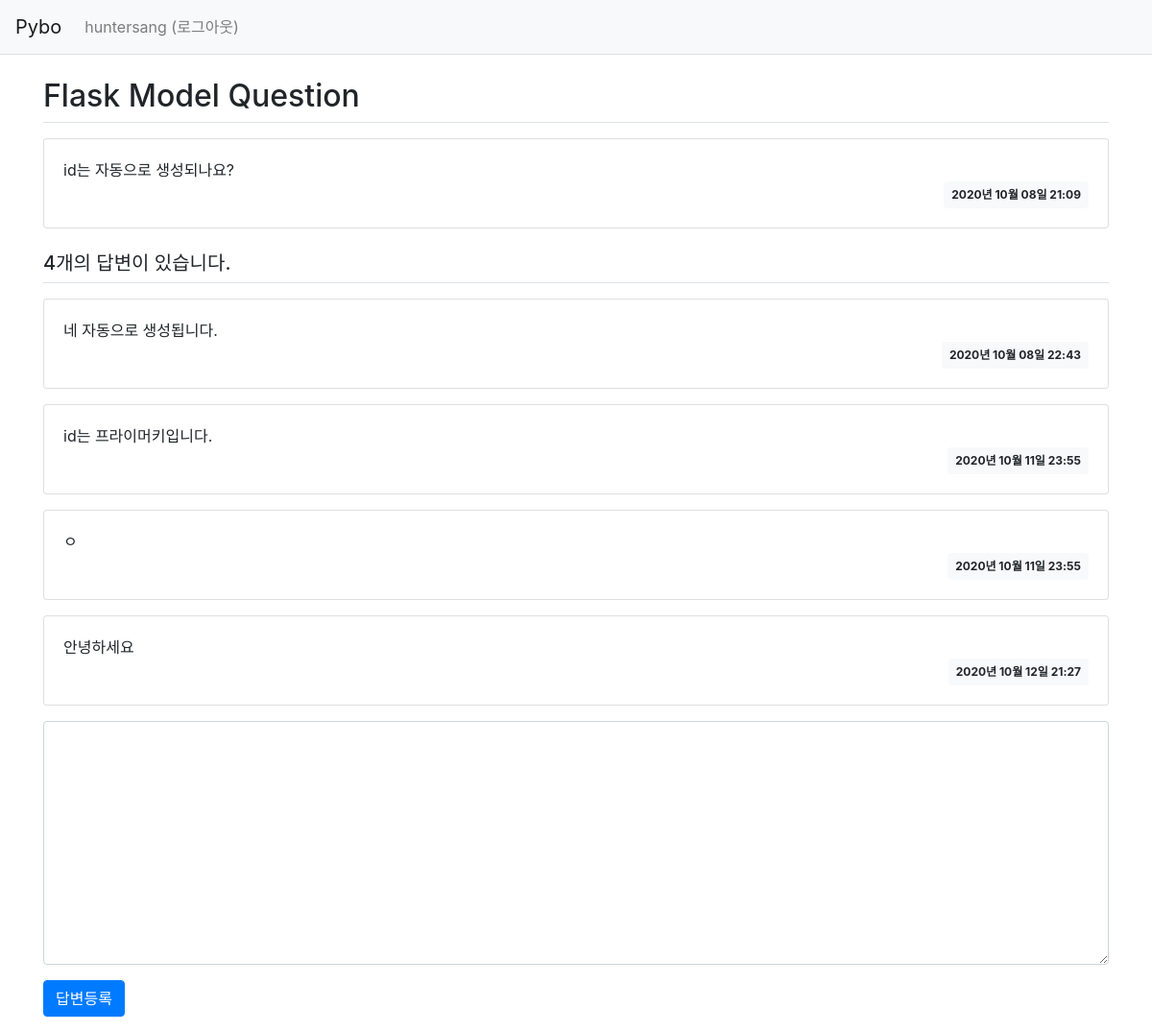
The page /quesiton/detail/2/ (signed in) on the database its author committed.
### pybo/models.py (models this page shows)
class User(db.Model):
    id = db.Column(db.Integer, primary_key=True)
    username= db.Column(db.String(150), unique=True, nullable=False)
    password = db.Column(db.String(200), nullable=False)
    email = db.Column(db.String(120),unique=True, nullable=False)

class Question(db.Model):#nullable 비어있는값 들어올수없음 의미 디폴드값은 true
    id = db.Column(db.Integer, primary_key=True)#primary_key 중복 안됌,integer id숫자값
    subject = db.Column(db.String(200), nullable=False)#string제목처럼 제한된 글자수
    content = db.Column(db.Text(), nullable=False)#text글자수 제한 없음
    create_date = db.Column(db.DateTime(), nullable=False)#날짜와 시간
    user_id = db.Column(db.Integer, db.ForeignKey('user.id', ondelete='CASCADE'), nullable=False)
    user = db.relationship('User', backref=db.backref('question_set'))

class Answer(db.Model):
    id = db.Column(db.Integer, primary_key=True)
    question_id = db.Column(db.Integer, db.ForeignKey('question.id', ondelete='CASCADE'))
    question = db.relationship('Question',backref=db.backref('answer_set'))
    content = db.Column(db.Text(), nullable=False)
    create_date = db.Column(db.DateTime(), nullable=False)
    user_id = db.Column(db.Integer, db.ForeignKey('user.id', ondelete='CASCADE'), nullable=False)
    user = db.relationship('User', backref=db.backref('answer_set'))

### pybo/views/question_views.py (the view)
@bp.route('/detail/<int:question_id>/')
def detail(question_id):
    form = AnswerForm()
    question = Question.query.get_or_404(question_id)#해당 데이터 찾지못하면 404페이지 출력
    return render_template('question/question_detail.html', question=question, form=form)

### pybo/forms.py
class AnswerForm(FlaskForm):
    content = TextAreaField('내용', validators=[DataRequired('내용은 필수입력 항목입니다.')])

### pybo/filter.py (called while the page is built)
def format_datetime(value, fmt='%Y년 %m월 %d일 %H:%M'):
    return value.strftime(fmt)

### pybo/views/auth_views.py (called while the page is built)
@bp.before_app_request #이 어노테이션이 적용된 함수는 라우트함수 실행전 항상 먼저 실행
def load_logged_in_user():
    user_id = session.get('user_id')
    if user_id is None:
        g.user = None
    else:
        g.user = User.query.get(user_id)

### pybo/templates/question/question_detail.html (shortened to what this page needs)
{% extends 'base.html' %}
{% block content %}
<div class="container my-3">
    <h2 class="border-bottom py-2">{{ question.subject}} </h2>
    <div class="card my-3">
        <div class="card-body">
            <div class="card-text" style="white-space: pre-line;">{{ question.content }}</div>
            <div class="d-flex justify-content-end">
                <div class="badge badge-light p-2">
                    {{ question.create_date|datetime }}
                </div>
            </div>
        </div>
    </div>
    <h5 class="border-bottom my-3 py-2">{{ question.answer_set|length }}개의 답변이 있습니다. </h5>
    {% for answer in question.answer_set %}
    <div class="card my-3">
        <div class="card-body">
            <div class="card-text" style="white-space: pre-line;">{{ answer.content}}</div>
            <div class="d-flex justify-content-end">
                <div class="badge badge-light p-2">
                    {{ answer.create_date|datetime }}
                </div>
            </div>
        </div>
    </div>
     {% endfor %}
        <form action="{{ url_for('answer.create' , question_id=question.id)}}" method="POST" class="my-3">
            <div class="form-group">
                <textarea {% if not g.user %} disabled {% endif %}
                         name="content" id="content" class="form-control" rows="10"></textarea>
            </div>
            <input type="submit" value="답변등록" class="btn btn-primary">
    </form>
</div>
{% endblock %}

### pybo/templates/navbar.html (shortened to what this page needs)
<nav class="navbar navbar-expand-lg navbar-light bg-light border-bottom">
    <a class="navbar-brand" href="{{ url_for('main.index') }}">Pybo</a>
    <div class="collapse navbar-collapse flex-grow-0" id="navbarNav">
        {% if g.user %}
        <ul class="navbar-nav">
            <li class="nav-item">
                <a class="nav-link" href="{{ url_for('auth.logout') }}">{{ g.user.username }} (로그아웃)</a>
            </li>
        </ul>
        {% endif %}
    </div>
</nav>

### rows shown on the page
User: user.username "huntersang"
Question: subject "Flask Model Question", content "id는 자동으로 생성되나요?", create_date "2020년 10월 08일 21:09"
Answer: content "네 자동으로 생성됩니다.", create_date "2020년 10월 08일 22:43"
Answer: content "id는 프라이머키입니다.", create_date "2020년 10월 11일 23:55"
Answer: content "ㅇ", create_date "2020년 10월 11일 23:55"
Answer: content "안녕하세요", create_date "2020년 10월 12일 21:27"

### other values the page prints
{{ question.answer_set|length }} "4"
